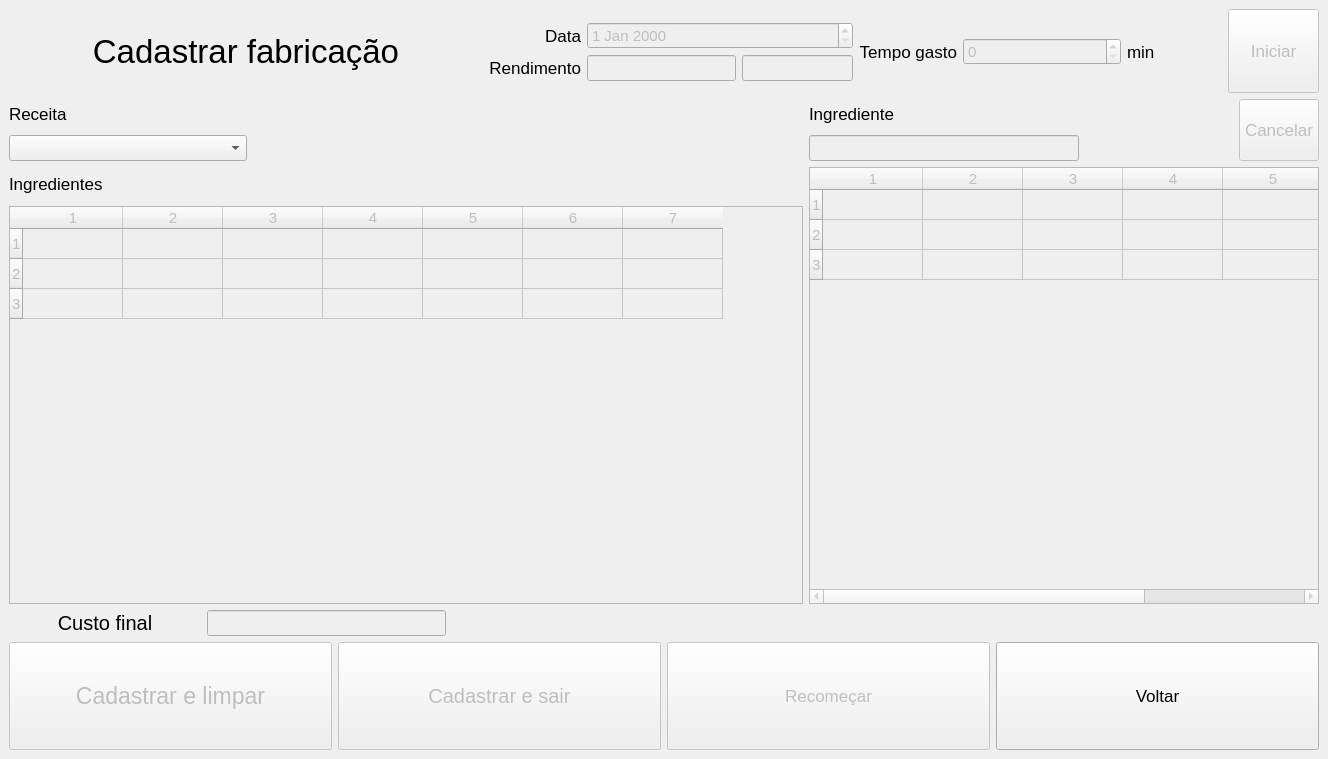
<?xml version="1.0" encoding="UTF-8"?>
<ui version="4.0">
 <class>MainWindow</class>
 <widget class="QMainWindow" name="MainWindow">
  <property name="geometry">
   <rect>
    <x>0</x>
    <y>0</y>
    <width>1328</width>
    <height>759</height>
   </rect>
  </property>
  <property name="windowTitle">
   <string>MainWindow</string>
  </property>
  <widget class="QWidget" name="centralwidget">
   <layout class="QVBoxLayout" name="verticalLayout_5" stretch="3,18,5">
    <item>
     <layout class="QHBoxLayout" name="horizontalLayout_7" stretch="4,7">
      <item>
       <widget class="QLabel" name="lbl_titulo">
        <property name="font">
         <font>
          <pointsize>25</pointsize>
         </font>
        </property>
        <property name="text">
         <string>Cadastrar fabricação</string>
        </property>
        <property name="alignment">
         <set>Qt::AlignCenter</set>
        </property>
       </widget>
      </item>
      <item>
       <layout class="QHBoxLayout" name="horizontalLayout_6" stretch="4,4,1">
        <item>
         <layout class="QFormLayout" name="formLayout">
          <property name="labelAlignment">
           <set>Qt::AlignRight|Qt::AlignTrailing|Qt::AlignVCenter</set>
          </property>
          <property name="formAlignment">
           <set>Qt::AlignLeading|Qt::AlignLeft|Qt::AlignVCenter</set>
          </property>
          <item row="0" column="0">
           <widget class="QLabel" name="lbl_data">
            <property name="font">
             <font>
              <pointsize>13</pointsize>
             </font>
            </property>
            <property name="text">
             <string>Data</string>
            </property>
            <property name="alignment">
             <set>Qt::AlignRight|Qt::AlignTrailing|Qt::AlignVCenter</set>
            </property>
           </widget>
          </item>
          <item row="0" column="1">
           <widget class="QDateEdit" name="date_data">
            <property name="enabled">
             <bool>false</bool>
            </property>
            <property name="font">
             <font>
              <pointsize>11</pointsize>
             </font>
            </property>
           </widget>
          </item>
          <item row="1" column="0">
           <widget class="QLabel" name="lbl_rendimento">
            <property name="font">
             <font>
              <pointsize>13</pointsize>
             </font>
            </property>
            <property name="text">
             <string>Rendimento</string>
            </property>
            <property name="alignment">
             <set>Qt::AlignRight|Qt::AlignTrailing|Qt::AlignVCenter</set>
            </property>
           </widget>
          </item>
          <item row="1" column="1">
           <layout class="QHBoxLayout" name="horizontalLayout_5" stretch="4,3">
            <item>
             <widget class="QLineEdit" name="txt_rendimento">
              <property name="enabled">
               <bool>false</bool>
              </property>
              <property name="font">
               <font>
                <pointsize>11</pointsize>
               </font>
              </property>
             </widget>
            </item>
            <item>
             <widget class="QLineEdit" name="txt_unidade_rendimento">
              <property name="enabled">
               <bool>false</bool>
              </property>
              <property name="font">
               <font>
                <pointsize>11</pointsize>
               </font>
              </property>
             </widget>
            </item>
           </layout>
          </item>
         </layout>
        </item>
        <item>
         <layout class="QFormLayout" name="formLayout_2">
          <property name="labelAlignment">
           <set>Qt::AlignRight|Qt::AlignTrailing|Qt::AlignVCenter</set>
          </property>
          <property name="formAlignment">
           <set>Qt::AlignLeading|Qt::AlignLeft|Qt::AlignVCenter</set>
          </property>
          <item row="0" column="0">
           <widget class="QLabel" name="lbl_tempo">
            <property name="font">
             <font>
              <pointsize>13</pointsize>
             </font>
            </property>
            <property name="text">
             <string>Tempo gasto</string>
            </property>
            <property name="alignment">
             <set>Qt::AlignRight|Qt::AlignTrailing|Qt::AlignVCenter</set>
            </property>
           </widget>
          </item>
          <item row="0" column="1">
           <layout class="QHBoxLayout" name="horizontalLayout_4" stretch="5,3">
            <item>
             <widget class="QSpinBox" name="spin_tempo">
              <property name="enabled">
               <bool>false</bool>
              </property>
              <property name="font">
               <font>
                <pointsize>11</pointsize>
               </font>
              </property>
              <property name="maximum">
               <number>999</number>
              </property>
             </widget>
            </item>
            <item>
             <widget class="QLabel" name="lbl_minutos">
              <property name="font">
               <font>
                <pointsize>13</pointsize>
               </font>
              </property>
              <property name="text">
               <string>min</string>
              </property>
             </widget>
            </item>
           </layout>
          </item>
         </layout>
        </item>
        <item>
         <widget class="QPushButton" name="btn_iniciar">
          <property name="enabled">
           <bool>false</bool>
          </property>
          <property name="sizePolicy">
           <sizepolicy hsizetype="Minimum" vsizetype="Minimum">
            <horstretch>0</horstretch>
            <verstretch>0</verstretch>
           </sizepolicy>
          </property>
          <property name="font">
           <font>
            <pointsize>13</pointsize>
           </font>
          </property>
          <property name="text">
           <string>Iniciar</string>
          </property>
         </widget>
        </item>
       </layout>
      </item>
     </layout>
    </item>
    <item>
     <layout class="QHBoxLayout" name="horizontalLayout_12" stretch="14,9">
      <item>
       <layout class="QVBoxLayout" name="verticalLayout_3" stretch="1,7">
        <item>
         <layout class="QHBoxLayout" name="horizontalLayout_9" stretch="3,7">
          <item>
           <layout class="QVBoxLayout" name="verticalLayout" stretch="1,1">
            <item>
             <widget class="QLabel" name="lbl_receita">
              <property name="font">
               <font>
                <pointsize>13</pointsize>
               </font>
              </property>
              <property name="text">
               <string>Receita</string>
              </property>
             </widget>
            </item>
            <item>
             <widget class="QComboBox" name="combo_receita">
              <property name="font">
               <font>
                <pointsize>11</pointsize>
               </font>
              </property>
             </widget>
            </item>
           </layout>
          </item>
          <item>
           <spacer name="horizontalSpacer_2">
            <property name="orientation">
             <enum>Qt::Horizontal</enum>
            </property>
            <property name="sizeHint" stdset="0">
             <size>
              <width>40</width>
              <height>20</height>
             </size>
            </property>
           </spacer>
          </item>
         </layout>
        </item>
        <item>
         <layout class="QVBoxLayout" name="verticalLayout_2" stretch="1,12">
          <item>
           <widget class="QLabel" name="lbl_ingredientes">
            <property name="font">
             <font>
              <pointsize>13</pointsize>
             </font>
            </property>
            <property name="text">
             <string>Ingredientes</string>
            </property>
           </widget>
          </item>
          <item>
           <widget class="QTableWidget" name="tb_ingredientes">
            <property name="enabled">
             <bool>false</bool>
            </property>
            <property name="font">
             <font>
              <pointsize>11</pointsize>
             </font>
            </property>
            <property name="rowCount">
             <number>3</number>
            </property>
            <property name="columnCount">
             <number>7</number>
            </property>
            <row/>
            <row/>
            <row/>
            <column/>
            <column/>
            <column/>
            <column/>
            <column/>
            <column/>
            <column/>
           </widget>
          </item>
         </layout>
        </item>
       </layout>
      </item>
      <item>
       <layout class="QVBoxLayout" name="verticalLayout_6" stretch="1,7">
        <item>
         <layout class="QHBoxLayout" name="horizontalLayout_3" stretch="7,4,2">
          <item>
           <layout class="QVBoxLayout" name="verticalLayout_4" stretch="1,1">
            <item>
             <widget class="QLabel" name="lbl_ingrediente">
              <property name="font">
               <font>
                <pointsize>13</pointsize>
               </font>
              </property>
              <property name="text">
               <string>Ingrediente</string>
              </property>
             </widget>
            </item>
            <item>
             <widget class="QLineEdit" name="txt_ingrediente">
              <property name="enabled">
               <bool>false</bool>
              </property>
              <property name="font">
               <font>
                <pointsize>11</pointsize>
               </font>
              </property>
             </widget>
            </item>
           </layout>
          </item>
          <item>
           <spacer name="horizontalSpacer_3">
            <property name="orientation">
             <enum>Qt::Horizontal</enum>
            </property>
            <property name="sizeHint" stdset="0">
             <size>
              <width>40</width>
              <height>20</height>
             </size>
            </property>
           </spacer>
          </item>
          <item>
           <widget class="QPushButton" name="btn_cancelar">
            <property name="enabled">
             <bool>false</bool>
            </property>
            <property name="sizePolicy">
             <sizepolicy hsizetype="Minimum" vsizetype="Minimum">
              <horstretch>0</horstretch>
              <verstretch>0</verstretch>
             </sizepolicy>
            </property>
            <property name="font">
             <font>
              <pointsize>13</pointsize>
             </font>
            </property>
            <property name="text">
             <string>Cancelar</string>
            </property>
           </widget>
          </item>
         </layout>
        </item>
        <item>
         <widget class="QTableWidget" name="tb_embalagens">
          <property name="enabled">
           <bool>false</bool>
          </property>
          <property name="font">
           <font>
            <pointsize>11</pointsize>
           </font>
          </property>
          <property name="rowCount">
           <number>3</number>
          </property>
          <property name="columnCount">
           <number>6</number>
          </property>
          <row/>
          <row/>
          <row/>
          <column/>
          <column/>
          <column/>
          <column/>
          <column/>
          <column/>
         </widget>
        </item>
       </layout>
      </item>
     </layout>
    </item>
    <item>
     <layout class="QVBoxLayout" name="verticalLayout_7" stretch="6,8">
      <item>
       <layout class="QHBoxLayout" name="horizontalLayout_11" stretch="4,8">
        <item>
         <layout class="QHBoxLayout" name="horizontalLayout_2" stretch="4,5">
          <item>
           <widget class="QLabel" name="lbl_custo_final">
            <property name="font">
             <font>
              <pointsize>15</pointsize>
             </font>
            </property>
            <property name="text">
             <string>Custo final</string>
            </property>
            <property name="alignment">
             <set>Qt::AlignCenter</set>
            </property>
           </widget>
          </item>
          <item>
           <widget class="QLineEdit" name="txt_custo_final">
            <property name="enabled">
             <bool>false</bool>
            </property>
            <property name="font">
             <font>
              <pointsize>11</pointsize>
             </font>
            </property>
           </widget>
          </item>
         </layout>
        </item>
        <item>
         <spacer name="horizontalSpacer">
          <property name="orientation">
           <enum>Qt::Horizontal</enum>
          </property>
          <property name="sizeHint" stdset="0">
           <size>
            <width>40</width>
            <height>20</height>
           </size>
          </property>
         </spacer>
        </item>
       </layout>
      </item>
      <item>
       <layout class="QHBoxLayout" name="horizontalLayout">
        <item>
         <widget class="QPushButton" name="btn_cad_limpar">
          <property name="enabled">
           <bool>false</bool>
          </property>
          <property name="sizePolicy">
           <sizepolicy hsizetype="Minimum" vsizetype="Minimum">
            <horstretch>0</horstretch>
            <verstretch>0</verstretch>
           </sizepolicy>
          </property>
          <property name="font">
           <font>
            <pointsize>17</pointsize>
           </font>
          </property>
          <property name="text">
           <string>Cadastrar e limpar</string>
          </property>
         </widget>
        </item>
        <item>
         <widget class="QPushButton" name="btn_cad_sair">
          <property name="enabled">
           <bool>false</bool>
          </property>
          <property name="sizePolicy">
           <sizepolicy hsizetype="Minimum" vsizetype="Minimum">
            <horstretch>0</horstretch>
            <verstretch>0</verstretch>
           </sizepolicy>
          </property>
          <property name="font">
           <font>
            <pointsize>15</pointsize>
           </font>
          </property>
          <property name="text">
           <string>Cadastrar e sair</string>
          </property>
         </widget>
        </item>
        <item>
         <widget class="QPushButton" name="btn_recomecar">
          <property name="enabled">
           <bool>false</bool>
          </property>
          <property name="sizePolicy">
           <sizepolicy hsizetype="Minimum" vsizetype="Minimum">
            <horstretch>0</horstretch>
            <verstretch>0</verstretch>
           </sizepolicy>
          </property>
          <property name="font">
           <font>
            <pointsize>13</pointsize>
           </font>
          </property>
          <property name="text">
           <string>Recomeçar</string>
          </property>
         </widget>
        </item>
        <item>
         <widget class="QPushButton" name="btn_voltar">
          <property name="enabled">
           <bool>true</bool>
          </property>
          <property name="sizePolicy">
           <sizepolicy hsizetype="Minimum" vsizetype="Minimum">
            <horstretch>0</horstretch>
            <verstretch>0</verstretch>
           </sizepolicy>
          </property>
          <property name="font">
           <font>
            <pointsize>13</pointsize>
           </font>
          </property>
          <property name="text">
           <string>Voltar</string>
          </property>
         </widget>
        </item>
       </layout>
      </item>
     </layout>
    </item>
   </layout>
  </widget>
 </widget>
 <tabstops>
  <tabstop>date_data</tabstop>
  <tabstop>txt_rendimento</tabstop>
  <tabstop>txt_unidade_rendimento</tabstop>
  <tabstop>spin_tempo</tabstop>
  <tabstop>btn_iniciar</tabstop>
  <tabstop>combo_receita</tabstop>
  <tabstop>tb_ingredientes</tabstop>
  <tabstop>txt_ingrediente</tabstop>
  <tabstop>btn_cancelar</tabstop>
  <tabstop>tb_embalagens</tabstop>
  <tabstop>txt_custo_final</tabstop>
  <tabstop>btn_cad_limpar</tabstop>
  <tabstop>btn_cad_sair</tabstop>
  <tabstop>btn_recomecar</tabstop>
  <tabstop>btn_voltar</tabstop>
 </tabstops>
 <resources/>
 <connections/>
</ui>
